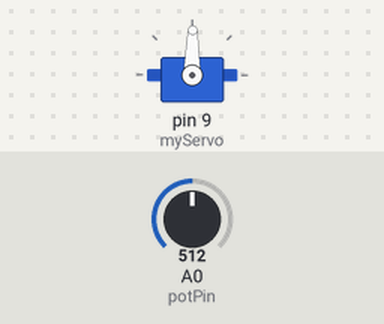
The sketch below on a simulated Arduino Uno, built with avr-gcc and run on an emulated ATmega328P. Shown: servo. Inputs (shaded band) come from the test bench; at power-on: A0 (potPin) = 512. What the sketch prints to the serial monitor is not drawn.

Above: at 1.2 s.
1.3 s: A0 (potPin) set to 107
At 1.8 s:
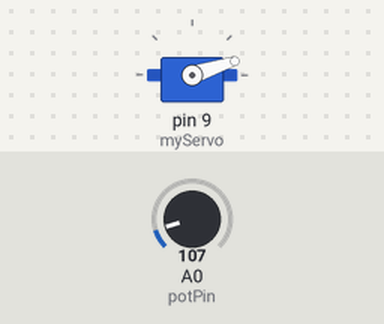
2.8 s: A0 (potPin) set to 88
At 3.6 s:
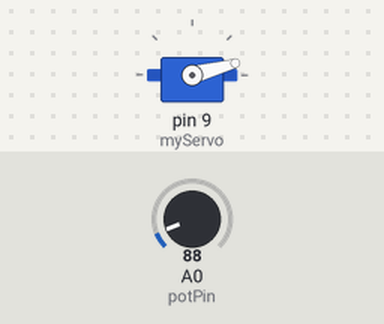
4.5 s: A0 (potPin) set to 122
At 4.9 s:
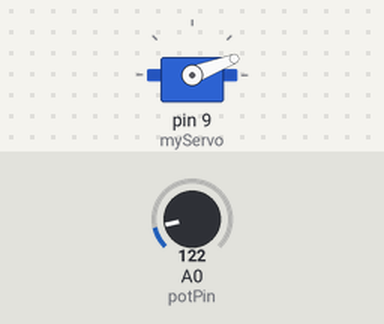
6.0 s: A0 (potPin) set to 989
At 7.2 s:
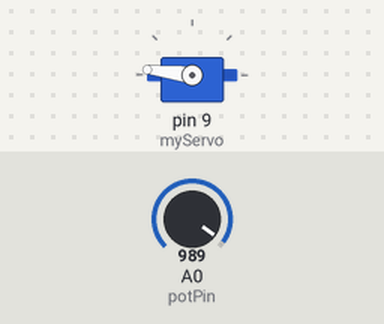
7.5 s: A0 (potPin) set to 1011
At 8.3 s:
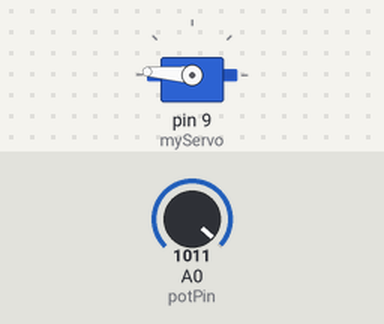
9.3 s: A0 (potPin) set to 900
At 10.5 s:
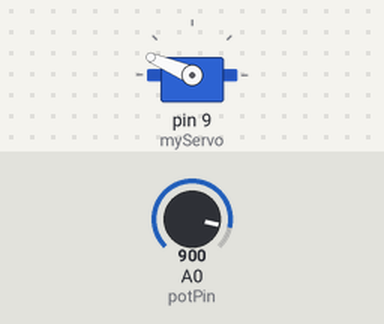
Timing chart, 0 to 11.8 s (numbered marks = the images above; inputs shaded):
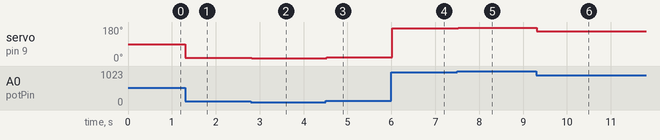

Measured:
- after the input at 1.3 s, servo on pin 9 (myServo): 89° → 18° at once
- after the input at 2.8 s, servo on pin 9 (myServo): 18° → 15° at once
- after the input at 4.5 s, servo on pin 9 (myServo): 15° → 21° at once
- after the input at 6.0 s, servo on pin 9 (myServo): 21° → 173° at once
- after the input at 7.5 s, servo on pin 9 (myServo): 173° → 176° at once
- after the input at 9.3 s, servo on pin 9 (myServo): 176° → 157° at once

The sketch:

mood_cue.ino
```cpp
#include <Servo.h>
Servo myServo;

int const potPin = A0;
int potVal;
int angle;

void setup(){
  myServo.attach(9);

  Serial.begin(9600);
}

void loop(){
  potVal = analogRead(potPin);
  Serial.print("potVal: ");
  Serial.print(potVal);
  angle = map(potVal, 0, 1023, 0, 179);
  Serial.print(", angle: ");
  myServo.write(angle);
  delay(15);
}
```
